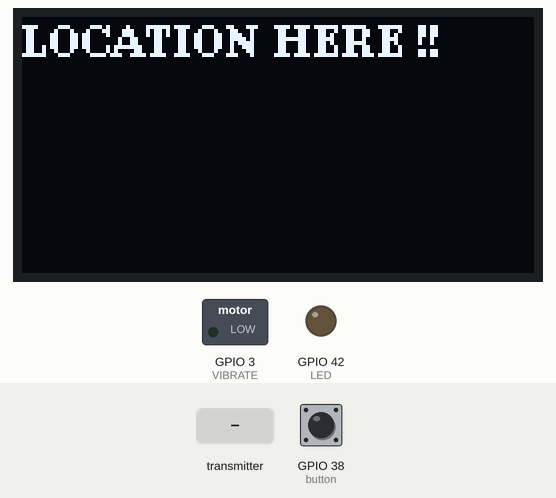
Recording of a sketch running on a simulated ESP32. Parts: 128×64 one-colour display, switched loads named in the sketch (green lamp = pin HIGH), output pins drawn as LEDs (lit = HIGH). Dashed ring = blinking. The test bench sets the inputs (shaded band); at power-on: GPIO 38 (button) HIGH. What the sketch prints to the serial monitor is not drawn.

Above: at 1.2 s.
1.3 s: the transmitter starts sending button_value = 0
At 1.6 s:
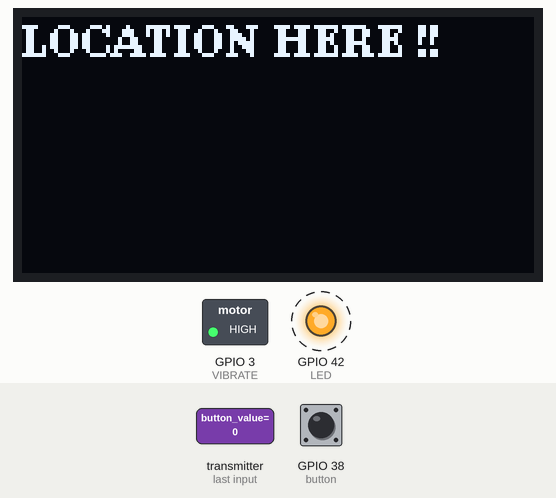
5.4 s: the transmitter starts sending button_value = 1
At 5.4 s:
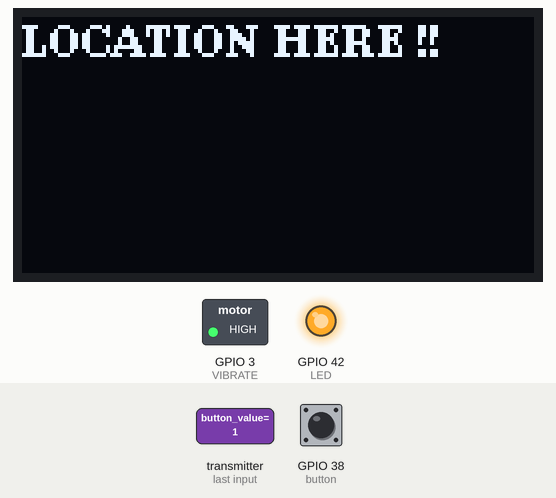
Timing chart, 0 to 8.4 s (numbered marks = the images above; inputs shaded):
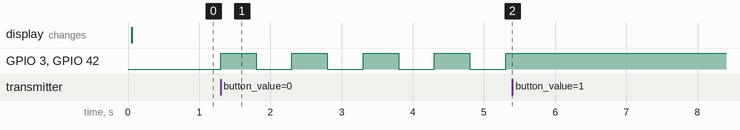

Measured:
- after the input at 1.3 s, GPIO 3 (VIBRATE), GPIO 42 (LED): alternates HIGH for 0.50 s and LOW for 0.50 s, starting at once
- after the input at 5.4 s, GPIO 3 (VIBRATE), GPIO 42 (LED): stops changing and stays HIGH

The sketch:

Patient_code.ino
```cpp
#include <esp_now.h>
#include <WiFi.h>
#include <Wire.h>
#include <U8g2lib.h>

int button = 38;
int LED = 42;
int VIBRATE = 3;
bool buttonState = 0;

U8G2_SSD1306_128X64_NONAME_F_HW_I2C u8g2(U8G2_R0, U8X8_PIN_NONE);

// REPLACE WITH YOUR RECEIVER MAC Address
uint8_t broadcastAddress[] = {0x24, 0xec, 0x4a, 0x07, 0x5b, 0x54};

// Structure example to send data
// Must match the receiver structure
typedef struct struct_message {
  bool button_value;
} struct_message;

// Create a struct_message called myData
struct_message blink;

esp_now_peer_info_t peerInfo;

// callback when data is sent
void OnDataSent(const uint8_t *mac_addr, esp_now_send_status_t status) {
  Serial.print("\r\nLast Packet Send Status:\t");
  Serial.println(status == ESP_NOW_SEND_SUCCESS ? "Delivery Success" : "Delivery Fail");
}

void OnDataRecv(const uint8_t * mac, const uint8_t *incomingData, int len) {
  memcpy(&blink, incomingData, sizeof(blink));
  Serial.print("Bytes received: ");
  Serial.println(len);
  Serial.print("Button Value: ");
  Serial.println(blink.button_value);
  led_lightup();

}

void led_lightup() {
  if (blink.button_value != 1) { //while button is pressed
    buttonState = !buttonState;   //changes buttonState everytime button is pressed
 //button state only changes when button is pressed down, once u release whatever the button state is at will be saved
    if (buttonState == 1) {
      digitalWrite(LED, HIGH);
      digitalWrite(VIBRATE, HIGH);
    } else{
        digitalWrite(LED, LOW);
        digitalWrite(VIBRATE, LOW);
    }
    delay(100);

  }
}

void setup() {
  // Init Serial Monitor
  Serial.begin(115200);
  pinMode(button, INPUT_PULLUP);
  pinMode(VIBRATE, INPUT_PULLUP);

  // Set device as a Wi-Fi Station
  WiFi.mode(WIFI_STA);

  // Init ESP-NOW
  if (esp_now_init() != ESP_OK) {
    Serial.println("Error initializing ESP-NOW");
    return;
  }

  // Once ESPNow is successfully Init, we will register for Send CB to
  // get the status of Trasnmitted packet
  esp_now_register_send_cb(OnDataSent);

  // Register peer
  memcpy(peerInfo.peer_addr, broadcastAddress, 6);
  peerInfo.channel = 0;
  peerInfo.encrypt = false;

  // Add peer
  if (esp_now_add_peer(&peerInfo) != ESP_OK){
    Serial.println("Failed to add peer");
    return;
  }
  // Initialize Serial Monitor
  Serial.begin(115200);
  pinMode(LED, OUTPUT);
  pinMode(VIBRATE, OUTPUT);

  // Set device as a Wi-Fi Station
  WiFi.mode(WIFI_STA);

  // Init ESP-NOW
  if (esp_now_init() != ESP_OK) {
    Serial.println("Error initializing ESP-NOW");
    return;
  }

  // Once ESPNow is successfully Init, we will register for recv CB to
  // get recv packer info
  esp_now_register_recv_cb(esp_now_recv_cb_t(OnDataRecv));

  u8g2.begin();
  u8g2.clearBuffer();
  u8g2.setFont(u8g2_font_ncenB08_tr);
  u8g2.drawStr(0, 10, "LOCATION HERE !!");
  u8g2.sendBuffer();

}

void loop() {
  // Set values to send
  blink.button_value = digitalRead(button);

  // Send message via ESP-NOW
  esp_err_t result = esp_now_send(broadcastAddress, (uint8_t *) &blink, sizeof(blink));

  if (result == ESP_OK) {
    Serial.println("Sent with success");
  }
  else {
    Serial.println("Error sending the data");
  }
  delay(1000);
}
```
